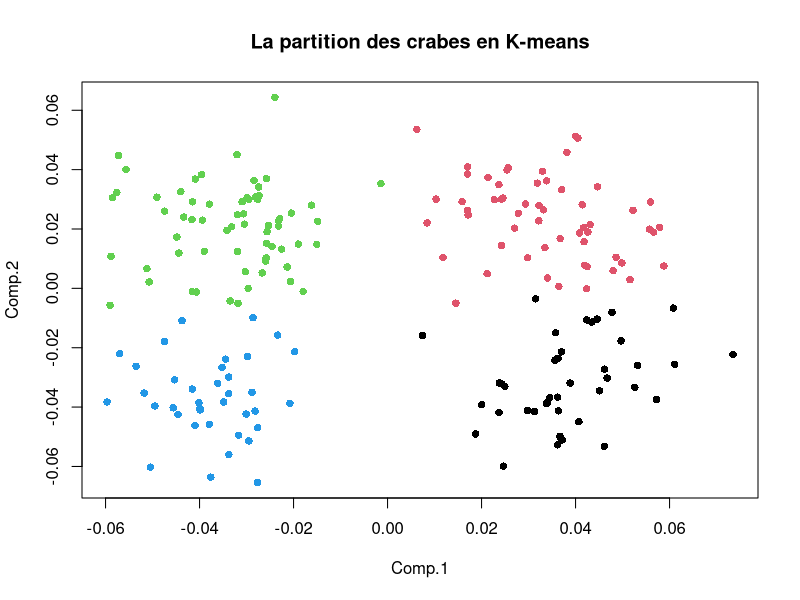
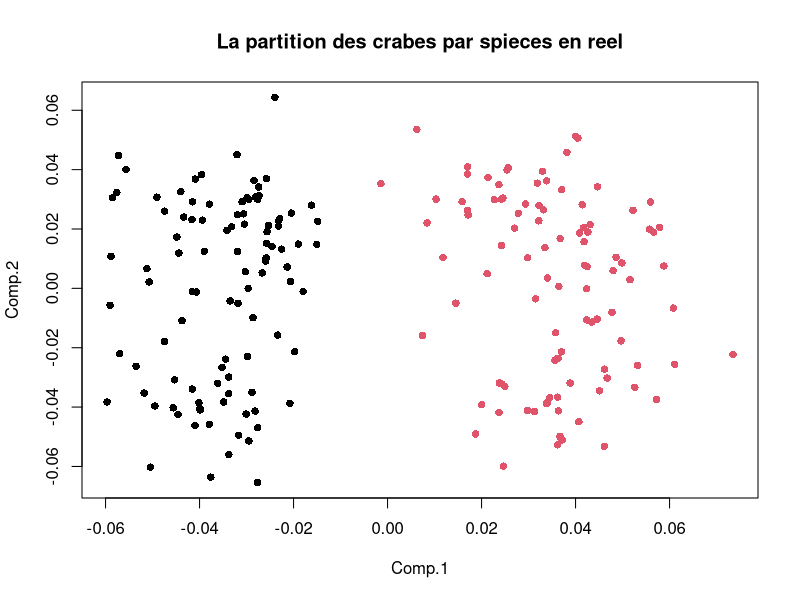
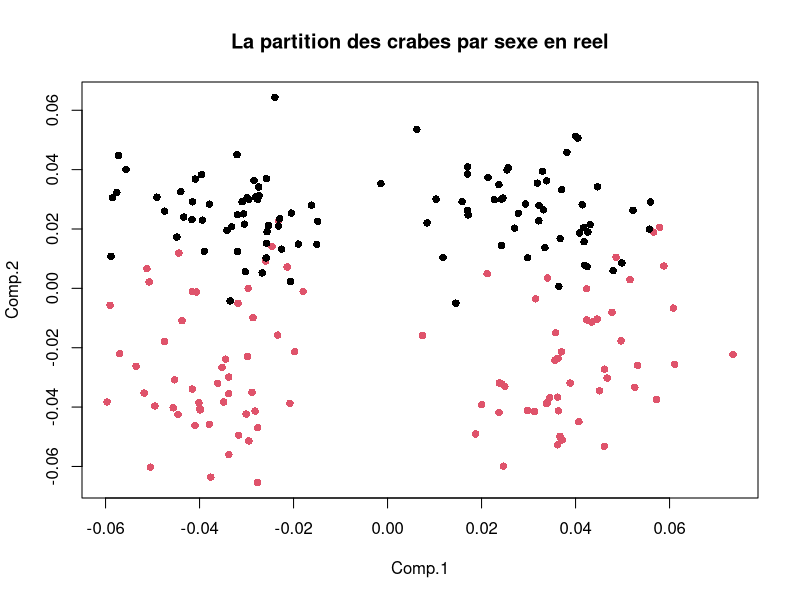

Source code (R) for these figures, in order:
#Read data

library(MASS)
data(crabs)
crabsquant <- crabs[,4:8]
crabsquant <- crabsquant/matrix(rep(crabsquant[,4],dim(crabsquant)[2]),
                                nrow=dim(crabsquant)[1],byrow=F)
crabsquant <- crabsquant[,-4]

#Question 01
C_crab <- princomp(crabsquant)
res <- kmeans(crabsquant,4)
png("./Graphics/Q1.png")
plot(C_crab$scores,col=res$cluster,main="La partition des crabes en K-means",pch=16)
dev.off()

#Question 02 
png("./Graphics/Q2_espece.png")
plot(C_crab$scores,col=crabs$sp,main="La partition des crabes par spieces en reel",pch=16)
dev.off()

png("./Graphics/Q2_sexe.png")
plot(C_crab$scores,col=crabs$sex,main="La partition des crabes par sexe en reel",pch=16)
dev.off()
